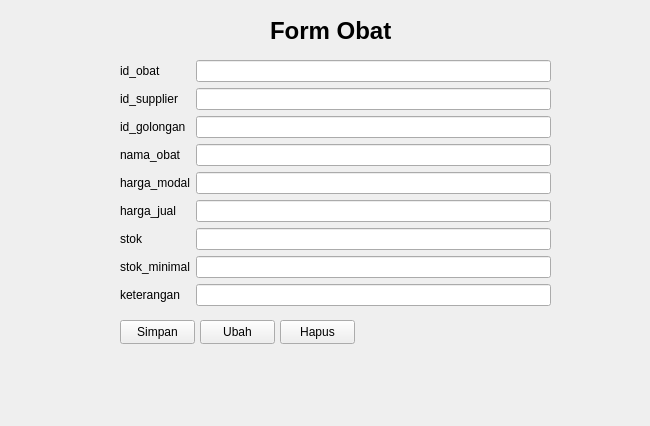
<?xml version="1.0" encoding="UTF-8"?>
<ui version="4.0">
 <class>Form</class>
 <widget class="QWidget" name="Form">
  <property name="geometry">
   <rect>
    <x>0</x>
    <y>0</y>
    <width>650</width>
    <height>426</height>
   </rect>
  </property>
  <property name="windowTitle">
   <string>Form</string>
  </property>
  <widget class="QWidget" name="formLayoutWidget">
   <property name="geometry">
    <rect>
     <x>120</x>
     <y>60</y>
     <width>431</width>
     <height>251</height>
    </rect>
   </property>
   <layout class="QFormLayout" name="formLayout">
    <item row="0" column="0">
     <widget class="QLabel" name="id_obatLabel">
      <property name="text">
       <string>id_obat</string>
      </property>
     </widget>
    </item>
    <item row="0" column="1">
     <widget class="QLineEdit" name="id_obatLineEdit"/>
    </item>
    <item row="1" column="0">
     <widget class="QLabel" name="id_supplierLabel">
      <property name="text">
       <string>id_supplier</string>
      </property>
     </widget>
    </item>
    <item row="1" column="1">
     <widget class="QLineEdit" name="id_supplierLineEdit"/>
    </item>
    <item row="2" column="0">
     <widget class="QLabel" name="id_golonganLabel">
      <property name="text">
       <string>id_golongan</string>
      </property>
     </widget>
    </item>
    <item row="2" column="1">
     <widget class="QLineEdit" name="id_golonganLineEdit"/>
    </item>
    <item row="3" column="0">
     <widget class="QLabel" name="nama_obatLabel">
      <property name="text">
       <string>nama_obat</string>
      </property>
     </widget>
    </item>
    <item row="3" column="1">
     <widget class="QLineEdit" name="nama_obatLineEdit"/>
    </item>
    <item row="4" column="0">
     <widget class="QLabel" name="harga_modalLabel">
      <property name="text">
       <string>harga_modal</string>
      </property>
     </widget>
    </item>
    <item row="4" column="1">
     <widget class="QLineEdit" name="harga_modalLineEdit"/>
    </item>
    <item row="5" column="0">
     <widget class="QLabel" name="harga_jualLabel">
      <property name="text">
       <string>harga_jual</string>
      </property>
     </widget>
    </item>
    <item row="5" column="1">
     <widget class="QLineEdit" name="harga_jualLineEdit"/>
    </item>
    <item row="6" column="0">
     <widget class="QLabel" name="stokLabel">
      <property name="text">
       <string>stok</string>
      </property>
     </widget>
    </item>
    <item row="6" column="1">
     <widget class="QLineEdit" name="stokLineEdit"/>
    </item>
    <item row="7" column="0">
     <widget class="QLabel" name="stok_minimalLabel">
      <property name="text">
       <string>stok_minimal</string>
      </property>
     </widget>
    </item>
    <item row="7" column="1">
     <widget class="QLineEdit" name="stok_minimalLineEdit"/>
    </item>
    <item row="8" column="0">
     <widget class="QLabel" name="keteranganLabel">
      <property name="text">
       <string>keterangan</string>
      </property>
     </widget>
    </item>
    <item row="8" column="1">
     <widget class="QLineEdit" name="keteranganLineEdit"/>
    </item>
   </layout>
  </widget>
  <widget class="QPushButton" name="pushButton">
   <property name="geometry">
    <rect>
     <x>120</x>
     <y>320</y>
     <width>75</width>
     <height>24</height>
    </rect>
   </property>
   <property name="text">
    <string>Simpan</string>
   </property>
  </widget>
  <widget class="QPushButton" name="pushButton_2">
   <property name="geometry">
    <rect>
     <x>200</x>
     <y>320</y>
     <width>75</width>
     <height>24</height>
    </rect>
   </property>
   <property name="text">
    <string>Ubah</string>
   </property>
  </widget>
  <widget class="QPushButton" name="pushButton_3">
   <property name="geometry">
    <rect>
     <x>280</x>
     <y>320</y>
     <width>75</width>
     <height>24</height>
    </rect>
   </property>
   <property name="text">
    <string>Hapus</string>
   </property>
  </widget>
  <widget class="QLabel" name="label">
   <property name="geometry">
    <rect>
     <x>270</x>
     <y>10</y>
     <width>131</width>
     <height>41</height>
    </rect>
   </property>
   <property name="font">
    <font>
     <pointsize>18</pointsize>
     <bold>true</bold>
    </font>
   </property>
   <property name="text">
    <string>Form Obat</string>
   </property>
  </widget>
 </widget>
 <resources/>
 <connections/>
</ui>
